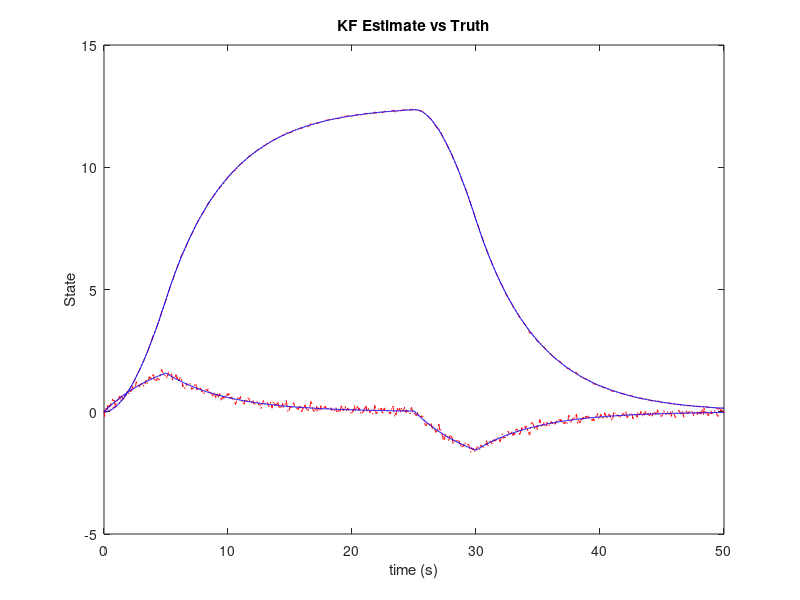

Reproduce this figure in MATLAB. (Note: this script raises an error after producing the figure.)
% Homework 1 Autonomous Underwater Vehicle (AUV) Kalman Filter
% Jesse Wynn
% September 18, 2017

clc;
clear all;
close all;

% System Parameters

m = 100; % mass (kg)
b = 20; % N-s/m
Ts = 0.05;  % s

% time
t = 0:Ts:50;

% input Force, u(t)
u = zeros(1,length(t));
u(1,1:100) = 50;
u(1,501:600) = -50;

% noise characteristics
Q_t = 0.001;  % measurement noise covariance
% Q_t = 0.01;  % measurement noise covariance
% Q_t = 0.1;  % measurement noise covariance

R_t = [0.0001 0; 0 0.01];   % process noise covariance for pos and vel
% R_t = [0.001 0; 0 0.1];   % process noise covariance for pos and vel
% R_t = [0.01 0; 0 1.0];   % process noise covariance for pos and vel


% Continuous system equations of motion

F = [0 1; 0 -b/m];
G = [0; 1/m];
H = [1 0];
J = [0];

% Create the continuous ss system, sys
sys = ss(F,G,H,J);

% Convert to discrete-time system
sysd = c2d(sys,Ts);

% Obtain difference equation variables
[A B C D] = ssdata(sysd);

% Get the true state X for KF performance comparison
[Y,T,X] = lsim(sysd,u,t,[0; 0]);

% Now do the Kalman Filter stuff...

% initialize KF variables
% sigma_t = [0.00001 0; 0 0.00001]; % KF covariance
sigma_t = [1 0; 0 1]; % KF covariance
mu_t = [0; 0];

% initialize plot variables
pos_est = zeros(1,length(t));
vel_est = zeros(1,length(t));
K_gain = zeros(2,length(t));
sigma_t_pos = zeros(1,length(t));
sigma_t_vel = zeros(1,length(t));

% Implement the KF Algorithm
for i = 1:length(t)
    % prediction step
    mu_t = A * mu_t + B * u(i);
    sigma_t = A * sigma_t * A' + R_t;
    
    % update step
    K_t = sigma_t * C' / (C * sigma_t * C' + Q_t(1,1));
    z_t = X(i,1) + randn(1,1) * sqrt(Q_t); % measurement is truth + noise
    mu_t = mu_t + K_t * (z_t - C * mu_t);
    sigma_t = (eye(2) - K_t * C) * sigma_t;
    
    % stuff for plots
    pos_est(1,i) = mu_t(1,1);
    vel_est(1,i) = mu_t(2,1);
    K_gain(1,i) = K_t(1,1);
    K_gain(2,i) = K_t(2,1);
    sigma_t_pos(1,i) = sigma_t(1,1);
    sigma_t_vel(1,i) = sigma_t(2,2);
end

% estimated state mu_est plots
mu_est = [pos_est' vel_est'];

figure(1)
plot(t,mu_est,'-.r',T,X,'b')
title('KF Estimate vs Truth')
xlabel('time (s)')
ylabel('State')
legend('position estimate', 'velocity estimate', 'position', 'velocity')

% error plots
pos_error = X(:,1) - mu_est(:,1);
vel_error = X(:,2) - mu_est(:,2);

% generate upper and lower 2 sigma bounds for the error
for i = 1:length(T)
    upper_pos(i,1) = 0 + 2*sqrt(sigma_t_pos(1,i));
    lower_pos(i,1) = 0 - 2*sqrt(sigma_t_pos(1,i));
    
    upper_vel(i,1) = 0 + 2*sqrt(sigma_t_vel(1,i));
    lower_vel(i,1) = 0 - 2*sqrt(sigma_t_vel(1,i));
end

% position error plot
figure(2)
plot(T,pos_error,'r',T,upper_pos,'-.b',T,lower_pos,'-.b')
title('Position estimation error vs Time')
xlabel('time (s)')
ylabel('Error')
legend('position error','2 sigma bound')

% velocity error plot
figure(3)
plot(T,vel_error,'r',T,upper_vel,'-.b',T,lower_vel,'-.b')
title('Velocity estimation error vs Time')
xlabel('time (s)')
ylabel('Error')
legend('velocity error','2 sigma bound')

% KF gain plot
figure(4)
plot(t,K_gain)
title('KF gain K_t vs Time')
xlabel('time (s)')
ylabel('Gain, K_t')